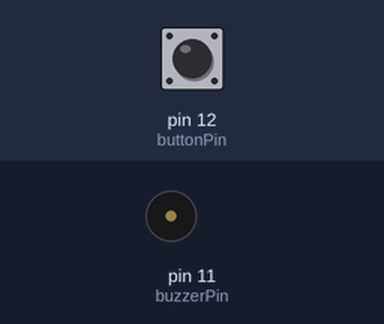
A program run on a simulated Raspberry Pi (header pin numbers). On the bench: buzzer (waves = sounding, pin HIGH). Inputs (shaded band) come from the test bench; at power-on: pin 12 (buttonPin) HIGH. What the program prints to the terminal is not drawn.

Above: at 1.2 s.
1.3 s: pin 12 (buttonPin) pulled LOW for 0.15 s
At 1.37 s:
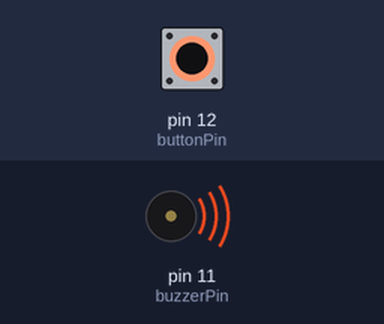
2.9 s: pin 12 (buttonPin) pulled LOW for 3.2 s
At 6.5 s:
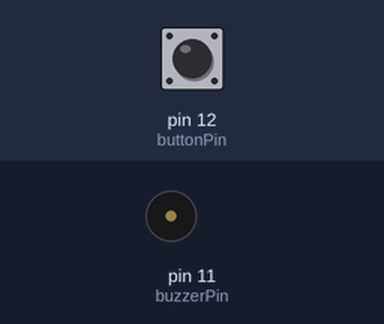
Timing chart, 0 to 8.0 s (numbered marks = the images above; inputs shaded):
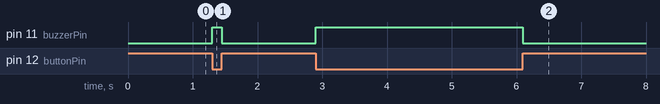

Measured:
- after the input at 1.3 s, pin 11 (buzzerPin): LOW → HIGH at once, → LOW 0.15 s later
- after the input at 2.9 s, pin 11 (buzzerPin): LOW → HIGH at once, → LOW 3.2 s later

The program:

Doorbell.py
```python
#!/usr/bin/env python3
########################################################################
# Filename    : Doorbell.py
# Description : Controlling an buzzer by button.
# Author      : www.quadstore.in
# modification: 2018/08/02
########################################################################
import RPi.GPIO as GPIO

buzzerPin = 11    # define the buzzerPin
buttonPin = 12    # define the buttonPin

def setup():
	print ('Program is starting...')
	GPIO.setmode(GPIO.BOARD)       # Numbers GPIOs by physical location
	GPIO.setup(buzzerPin, GPIO.OUT)   # Set buzzerPin's mode is output
	GPIO.setup(buttonPin, GPIO.IN, pull_up_down=GPIO.PUD_UP)    # Set buttonPin's mode is input, and pull up to high level(3.3V)

def loop():
	while True:
		if GPIO.input(buttonPin)==GPIO.LOW:
			GPIO.output(buzzerPin,GPIO.HIGH)
			print ('buzzer on ...')
		else :
			GPIO.output(buzzerPin,GPIO.LOW)
			print ('buzzer off ...')

def destroy():
	GPIO.output(buzzerPin, GPIO.LOW)     # buzzer off
	GPIO.cleanup()                     # Release resource

if __name__ == '__main__':     # Program start from here
	setup()
	try:
		loop()
	except KeyboardInterrupt:  # When 'Ctrl+C' is pressed, the child program destroy() will be  executed.
		destroy()
```
